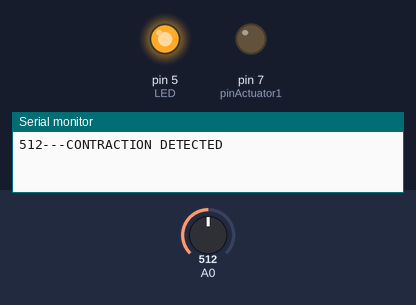
This sketch was run on a simulated Arduino Uno, built with avr-gcc and run on an emulated ATmega328P. On the bench: output pins drawn as LEDs (lit = HIGH), the last lines printed to the serial monitor. The inputs (shaded band) are chosen by the test bench; at power-on: A0 = 512.

Above: at 0.5 s.
At 13.0 s:
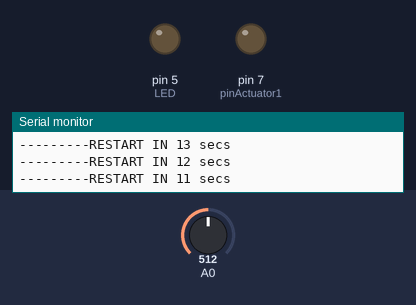
At 25.0 s:
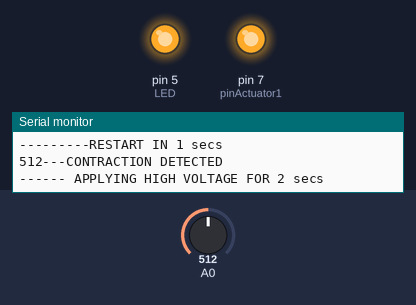
Timing chart, 0 to 29.9 s (numbered marks = the images above):
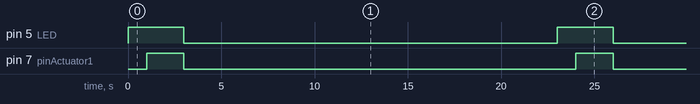

The sketch:

sEMG_Processing_Logic.ino
```cpp
/********************************************************
  Sketch title:  sEMG Processing Logic

  Reads signal from Mayo Muscle Sensor and Processes signal
       to decide if a muscle has been contracted or not based
        on a treshold.

         Using this processing, the sketch provides high voltage
         for two seconds, heating up the actuator, and low voltage
         for 20 seconds to cool down the actuator

  The circuit:

   Mayo Muscle Sensor
            3 outputs-
                  Signal --> A0
                   +     --> Vs
                   -     -->  GND
   Led
           pin 5

  Author: Robson Adem (ademr@lafayette.edu)


***************************************************/
byte pinActuator1 = 7;// pick any pin for voltage supply
byte LED = 5;// pick any pin for led
void setup() {
  // initialize serial communication at 9600 bits per second:
  Serial.begin(9600);
  pinMode(LED, OUTPUT);// led setup
  pinMode(pinActuator1, OUTPUT);// voltage supply setup
}

void loop() {
  boolean isContracted = emgControl(A0, LED, 200);// method to process emg signal
  if (isContracted) {
    digitalWrite(pinActuator1, HIGH);
    delayControl(2, " APPLYING HIGH VOLTAGE FOR ");// 2 sec high voltage, heating
    digitalWrite(pinActuator1, LOW);//20 sec high voltage, cooling
    digitalWrite(LED, LOW);
    delayControl(20, "---RESTART IN ");// method to count sec and print message whilst
  }
}

/**
 *  emgControl reads emg signal and decides true or false if muscle is contracted or not
 * @parameter  char analogPin --a pin connected to the emg signal output
 * @parameter  char Led - pin for the led
 * @parameter  int -- signal treshold
 * @return     true or false
 */
boolean emgControl(char analogPin, char LED, int sensorValueThreshold) {

  // read the input on analog pin :
  int sensorValue = analogRead(analogPin);
  Serial.print(sensorValue);
  if (sensorValue > sensorValueThreshold) {
    Serial.println("---CONTRACTION DETECTED");
    digitalWrite(LED, HIGH);
    delay(1000);
    return true;
  }
  else {
    Serial.println("");
    digitalWrite(LED, LOW);
    delay(1000);
    return false;
  }

}

/**
 *  delayControl delays the system for the given sec and prints message while doing it
 * @parameter  byte secs --seconds for delay
 * @parameter  String msg--message to be printed
 */
void delayControl(byte secs, String msg) {
  for (byte i = 0; i < secs; i++) {
    byte s = secs - i;
    Serial.println("------" + msg + s + " secs");
    delay(1000);
  }
}
```

Measured:
- by itself, pin 5 (LED): alternates HIGH for 3.0 s and LOW for 20.0 s
- by itself, pin 7 (pinActuator1): alternates HIGH for 2.0 s and LOW for 21.0 s
- by itself, everything shown: repeats every 23.0 s, in 3 steps
